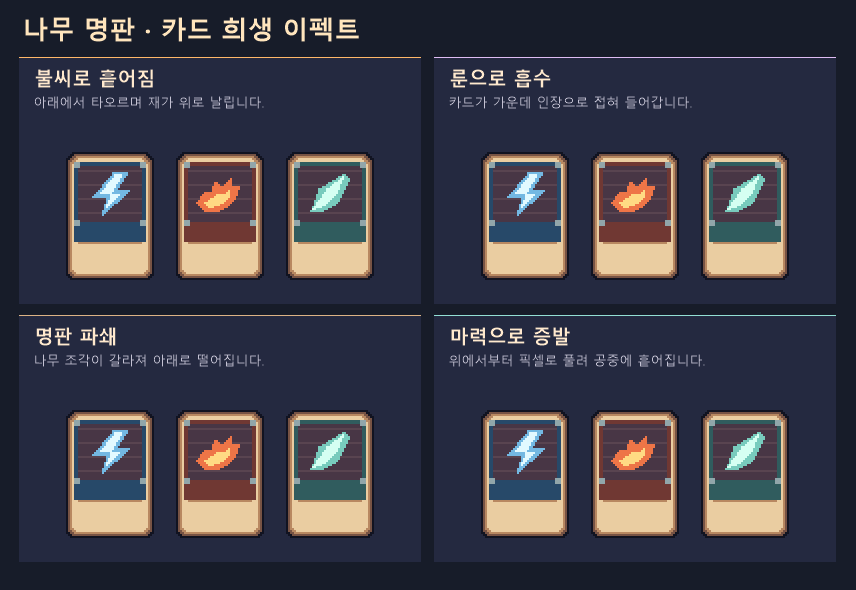
#> input picture work/card-sacrifice/comparison.gif, 856 x 590 px
$ python -i organize.py   (imports and definitions only)
#> lines starting #> are read from the running program, lines starting #| are printed output that depends on the picture
from collections import Counter
from io import BytesIO
from pathlib import Path, PurePosixPath
from zipfile import ZipFile
import csv
import hashlib
import json
import os
import re

from PIL import Image


def pairs(rows):
    return dict(line.split(":", 1) for line in rows.split())


controls = {
    "button": ("버튼", "기본-버튼"), "icon_button": ("버튼", "아이콘-버튼"),
    "wide_button": ("버튼", "넓은-버튼"), "slot": ("카드와-슬롯", "정사각-슬롯"),
    "tab": ("탭", "기본-탭"), "compact_tab": ("탭", "소형-탭"),
    "bar": ("게이지", "가로-게이지"), "checkbox": ("입력-컨트롤", "체크박스"),
    "dropdown_field": ("입력-컨트롤", "드롭다운"), "input_field": ("입력-컨트롤", "입력란"),
    "keycap_blank": ("입력-컨트롤", "빈-키캡"), "quantity_stepper": ("입력-컨트롤", "수량-조절"),
    "radio": ("입력-컨트롤", "라디오-버튼"), "scroll": ("입력-컨트롤", "스크롤바"),
    "slider": ("입력-컨트롤", "슬라이더"), "toggle": ("입력-컨트롤", "토글"),
    "divider": ("입력-컨트롤", "구분선"),
}
states = pairs("""
normal:기본 hover:호버 pressed:누름 disabled:비활성 selected:선택
empty_locked:빈칸-잠금 epic:영웅 quest:퀘스트 rare:희귀
off:꺼짐 on:켜짐 track:트랙 thumb:손잡이 fill_blue:채움-파랑 fill_green:채움-초록 fill_red:채움-빨강
""")
windows = pairs("""
confirmation_window:확인-창 crafting_panel:제작-패널 dialogue:대화-상자 equipment_panel:장비-패널
journal_book:펼친-일지 notification_banner:알림-배너 panel_tall:범용-세로-패널 panel_wide:범용-가로-패널
portrait_frame:초상화-프레임 quest_board:퀘스트-게시판 quest_list_panel:퀘스트-목록-패널
reward_panel:보상-패널 scroll_window:두루마리-창 shop_item_card:상점-아이템-카드 skill_tree_panel:스킬-트리-패널 tooltip:툴팁
""")
icon_groups = {
    "조작과-이동": pairs("""
        arrow_left:왼쪽-화살표 arrow_right:오른쪽-화살표 check:체크 close:닫기 gear:설정 info:정보
        lock:잠금 minus:빼기 music:음악 pause:일시정지 play:재생 plus:더하기 question:도움말
        save:저장 search:검색 sound_off:음소거 sound_on:소리 trash:휴지통 unlock:잠금-해제 warning:경고
    """),
    "전투와-재화": pairs("""
        blue_shards:푸른-수정 bolt:번개 coin:금화 copper_coin:동화 heart:체력 mana:마나
        shield:방패 silver_coin:은화 star:별 sword:검 trophy:트로피
    """),
    "탐험과-생활": pairs("""
        anvil:모루 backpack:배낭 bell:종 campfire:모닥불 chat:말풍선 compass:나침반
        crafting_tools:제작-도구 fishing_rod:낚싯대 ladder:사다리 moon:달 pickaxe:곡괭이
        quest_marker:퀘스트-표식 scroll_icon:두루마리 seedling:새싹 sun:태양 watering_can:물뿌리개 world_map:세계-지도
    """),
}
item_groups = {
    "무기": pairs("""
        battle_axe:전투-도끼 crossbow:석궁 dagger:단검 flail:쇠사슬-철퇴 greatsword:대검 halberd:미늘창
        katana:일본도 short_bow:단궁 short_sword:단검보다-긴-검 spear:창 spiked_mace:가시-철퇴 trident:삼지창 war_hammer:전투-망치
    """),
    "방어구": pairs("""
        boots:장화 buckler:버클러 cape:망토 chainmail:사슬-갑옷 gloves:장갑 iron_helmet:철제-투구
        kite_shield:연꼴-방패 leather_armor:가죽-갑옷 leather_belt:가죽-허리띠 plate_armor:판금-갑옷
        quiver:화살통 ranger_hood:사냥꾼-후드 round_shield:원형-방패 tower_shield:대형-방패 wizard_hat:마법사-모자 wizard_robe:마법사-로브
    """),
    "식량과-포션": pairs("""
        antidote_vial:해독제 apple:사과 bread:빵 carrot:당근 cheese:치즈 cooked_meat:구운-고기 egg:달걀
        health_flask:체력-물약 honey_jar:꿀단지 mana_bottle:마나-물약 milk_bottle:우유 mushroom:버섯 pumpkin:호박 raw_fish:생선
    """),
    "재료와-재화": pairs("""
        coin_pouch:동전-주머니 crystal_cluster:푸른-수정-무리 feather:깃털 gold_coin:금화 gold_ingot:금괴
        herb_bundle:약초-묶음 iron_ingot:철괴 leather_roll:가죽-두루마리 ruby:루비 wood_bundle:장작-묶음
    """),
    "도구와-장신구": pairs("""
        brass_key:황동-열쇠 crown:왕관 iron_ring:철제-반지 locked_chest:잠긴-상자 moon_amulet:달-부적
        rope_bundle:밧줄 scroll:주문-두루마리 sewing_kit:바느질-도구 spell_book:마법책 torch:횃불 treasure_map:보물-지도
    """),
}
skills = pairs("""
arcane_orb:비전-구체 arrow_volley:화살-연사 earth_spike:대지-가시 fireball:화염탄 healing_spark:치유-섬광 holy_beam:신성-광선
ice_spike:얼음-가시 lightning_burst:번개-폭발 magic_barrier:마법-방어막 poison_cloud:독구름 shadow_step:그림자-이동
status_bleed:출혈 status_burn:화상 status_defense:방어-증가 status_freeze:빙결 status_haste:가속 status_poison:중독
status_regen:재생 status_stun:기절 summon_wisp:정령-소환 sword_dash:검-돌진 time_slow:시간-감속 water_wave:물결 wind_cut:바람-베기
""")
magic = pairs("""
Earth_Spike:대지-가시 Explosion:폭발 Fire_Ball:화염탄 Molten_Spear:용암-창 Portal:포탈
Rocks:낙석 Tornado:회오리 Water:물-투사체 Water_Geyser:물기둥 Wind:바람-베기
""")
magic_icons = ["화염탄", "낙석", "물-투사체", "바람-베기", "포탈", "폭발", "용암-창", "대지-가시", "물기둥", "회오리"]
atlases = pairs("icons:인터페이스-아이콘 items:아이템 skills:스킬과-상태-아이콘 ui:UI-버튼과-패널")
tone = pairs("""
cross-hue:같은-명도와-채도-다른-색상 oklch:OKLCH-세-속성 palette-comparison:색상별-명암표-비교
hue-shift:색상-회전 reference-analysis:레퍼런스-색-추출 pipeline:제작-색감-검수-흐름
""")
loose = {
    "cardBacks.png": "UI/카드와-슬롯/카드-뒷면/카드-뒷면-문양-20종.png",
    "cardbacks4092021.png": "UI/카드와-슬롯/카드-뒷면/카드-뒷면-틀과-배경-모음.png",
    "pixelCardAssest.png": "UI/카드와-슬롯/카드-프레임/카드-프레임과-아이콘-모음-기본.png",
    "pixelCardAssest_V01.png": "UI/카드와-슬롯/카드-프레임/카드-프레임과-아이콘-모음-확장.png",
    "cardripFX_spritesheet.png": "이펙트/카드-찢어짐/카드-찢어짐-시트-02.png",
    "MediavelFree.png": "아틀라스/중세-나무-UI-버튼과-게이지.png",
    "squareCircle_vector.png": "UI/카드와-슬롯/카드-프레임/사각형과-원형-프레임-모음.png",
}
qpack = "Questwood-Pixel-UI-Complete-v1.2"
fpack = "Foozle_2DE0001_Pixel_Magic_Effects"


def grouped_name(groups, stem):
    return next((folder, names[stem]) for folder, names in groups.items() if stem in names)


def questwood(parts):
    if parts == ("LICENSE.txt",):
        return "출처와-라이선스/Questwood-사용조건.txt"
    if parts == ("asset_map.json",):
        return "Questwood-에셋-좌표와-경계.json"
    if parts[0] == "Atlases_1x":
        leaf = PurePosixPath(parts[1])
        return f"아틀라스/Questwood-{atlases[leaf.stem]}-1x{leaf.suffix}"
    scale, group, filename = parts
    scale = scale.removeprefix("PNG_")
    stem = PurePosixPath(filename).stem
    if group == "Windows":
        folder, title = "UI/패널과-창", windows[stem]
    elif group in {"Buttons", "Controls"}:
        key = next(key for key in sorted(controls, key=len, reverse=True)
                   if stem == key or stem.startswith(key + "_"))
        kind, title = controls[key]
        state = stem[len(key):].lstrip("_")
        folder = f"UI/{kind}/{title}"
        title += "-" + states[state] if state else ""
    elif group == "Icons":
        kind, title = grouped_name(icon_groups, stem)
        folder = f"아이콘/인터페이스/{kind}"
    elif group == "Items":
        kind, title = grouped_name(item_groups, stem)
        folder = f"아이콘/아이템/{kind}"
    elif group == "Skills":
        title = skills[stem]
        folder = "아이콘/상태-이상과-강화" if stem.startswith("status_") else f"아이콘/스킬/{title}"
    else:
        raise ValueError(parts)
    return f"{folder}/{title}-Questwood-{scale}.png"


def classify(source):
    _, first, *rest = source.parts
    if first == qpack:
        return questwood(tuple(rest))
    if first == fpack:
        if rest == ["Readme.txt"]:
            return "출처와-라이선스/Foozle-마법-이펙트-안내.txt"
        if rest == ["Pixel_Magic_Effects_Animations.png"]:
            return "아틀라스/Foozle-마법-이펙트-애니메이션.png"
        if rest == ["Pixel_Magic_Effects_Icons.png"]:
            return "아틀라스/Foozle-마법-스킬-아이콘.png"
        group, file = rest
        stem = PurePosixPath(file).stem
        if group == "Icons":
            title = magic_icons[int(stem.removeprefix("tile"))]
            return f"아이콘/스킬/{title}/{title}-Foozle.png"
        title = magic[group]
        return f"이펙트/마법/{title}/{title}-프레임-{stem}.png"
    if first == "cardRIPfx":
        leaf, = rest
        if leaf == "cardripSHEET.png":
            return "이펙트/카드-찢어짐/카드-찢어짐-시트-01.png"
        # The visible sequence goes from intact to torn, the inverse of the export sort.
        order = 15 - int(leaf.split("_")[1])
        return f"이펙트/카드-찢어짐/프레임/카드-찢어짐-프레임-{order:02}.png"
    if first == "cardSHEENfx":
        leaf, = rest
        if "Background" in leaf:
            return "이펙트/카드-광택/카드-광택-마스크-바탕.png"
        order = int(leaf.split("_")[2]) + 1
        return f"이펙트/카드-광택/프레임/카드-광택-프레임-{order:02}.png"
    if first == "OreAndGem":
        stem = PurePosixPath(rest[0]).stem
        if stem == "OreGemSpritesheet":
            return "아이콘/아이템/광석과-보석/광석과-보석-아이콘-50종.png"
        _, motion, frames = stem.split("_")
        title = pairs("charge:충전 float:부유 shimmer:반짝임 spin:회전")[motion]
        return f"이펙트/광석과-보석/광석과-보석-{title}-{frames.removesuffix('f')}프레임-시트.png"
    if first == "color-tone-blog":
        if rest == ["article.md"]:
            return "색감-가이드/색감-분석-글.md"
        _, leaf = rest
        _, _, order, label = PurePosixPath(leaf).stem.split("-", 3)
        return f"색감-가이드/이미지/{order}-{tone[label]}.png"
    return loose[first]


root = Path(__file__).resolve().parents[2] / "references" / "reference-components"
# [43 lines not run here, left out]

# [1 line that did not run here, left out]
# [2 lines not run here, left out]
# [1 line that did not run here, left out]
# [4 lines not run here, left out]
article = root / "색감-가이드" / "색감-분석-글.md"
# [5 lines not run here, left out]

>>> import cv2
>>> picture = cv2.imread('../card-sacrifice/comparison.gif', cv2.IMREAD_GRAYSCALE)
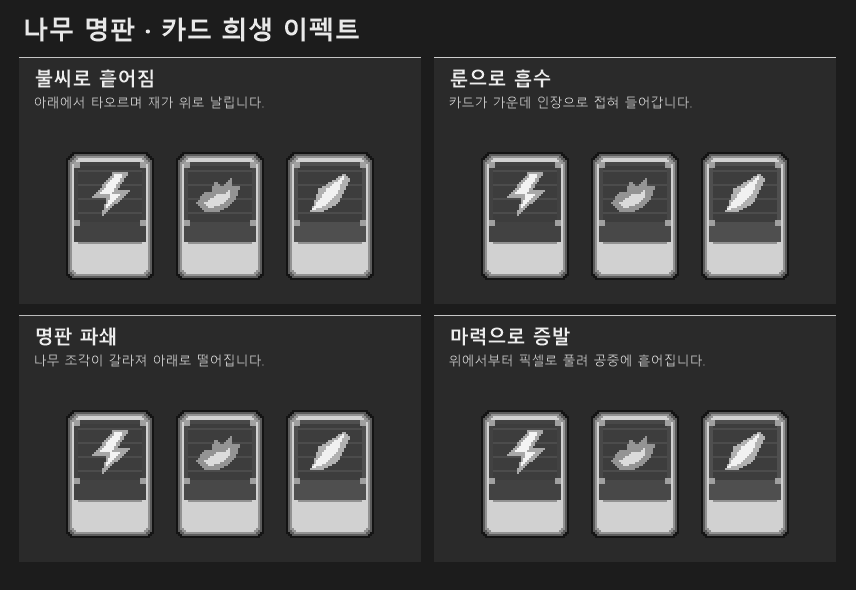
#> picture: shape (590, 856); min 20, max 243, mean 62.2
#> (the run stopped early here; a loop or call above may not have finished)

$ run again, on work/character-redesign-combat/comparison.png
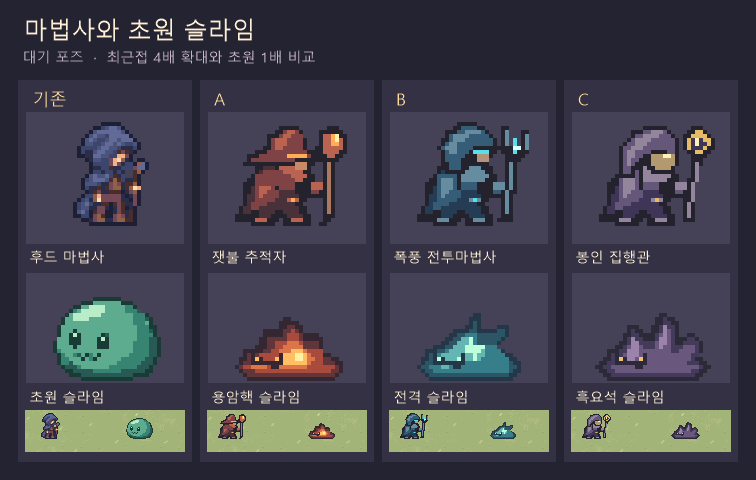
#> input picture work/character-redesign-combat/comparison.png, 756 x 480 px
#> `picture = cv2.imread('../card-sacrifice/comparison.gif', cv2.IMREAD_GR..`:
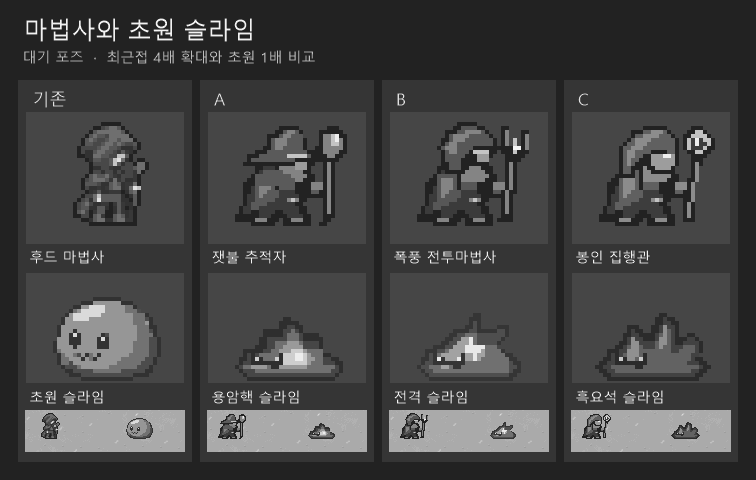
#> picture: shape (480, 756); min 34, max 244, mean 67
